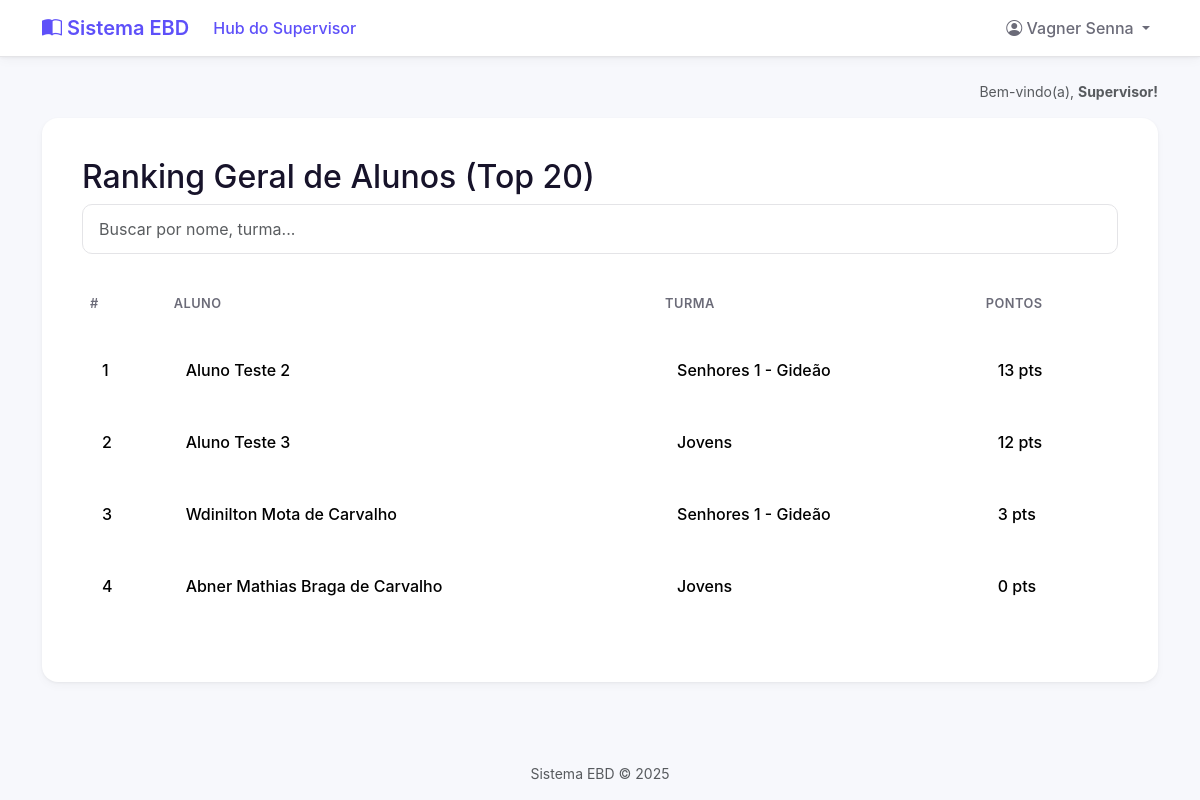
Screenshot of /relatorios/ranking-alunos/ (signed in) with the database file from the repository.
### core/models.py (models this page shows, shortened)
class Aluno(models.Model):
    user = models.OneToOneField(
        User,
        on_delete=models.CASCADE,
        related_name='aluno', # Permite fazer request.user.aluno
        null=True,
        blank=True
    )
    nome_completo = models.CharField(max_length=255)
    turma = models.ForeignKey(
        Turma,
        on_delete=models.CASCADE,
        related_name='alunos'
    )
    pontos_totais = models.IntegerField(default=0)
    data_cadastro = models.DateTimeField(auto_now_add=True)

class Turma(models.Model):
    nome = models.CharField(max_length=100, unique=True)
    professor = models.ForeignKey(
        User,
        on_delete=models.SET_NULL,
        null=True,
        blank=True,
        related_name='turmas_lecionadas'
    )

### core/views.py (the view)
# urls.py: path('relatorios/ranking-alunos/', views.relatorio_ranking_alunos, name='relatorio_ranking_alunos'),
@login_required
def relatorio_ranking_alunos(request):
    permissores = permissoes_context(request)
    if not permissores['is_supervisor']:
        return HttpResponseForbidden("<h1>Acesso Negado</h1><p>Apenas supervisores podem ver este relatório.</p>")
    ranking_alunos_geral = Aluno.objects.all().order_by('-pontos_totais')[:20]
    contexto = {'ranking_alunos_geral': ranking_alunos_geral}
    return render(request, 'relatorios_ranking_alunos.html', contexto)

### core/context_processors.py (called while the page is built)
def permissoes_context(request):
    is_professor = False
    is_aluno = False
    is_supervisor = False
    aluno = None
    if request.user.is_authenticated:
        is_supervisor = request.user.groups.filter(name='Supervisores').exists()
        is_professor = request.user.groups.filter(name='Professores').exists()
        try:
            aluno = request.user.aluno
            is_aluno = True
        except:
            is_aluno = False
    return {
        'is_supervisor': is_supervisor,
        'is_professor': is_professor,
        'is_aluno': is_aluno,
        'aluno_global': aluno,
    }

### templates/relatorios_ranking_alunos.html (shortened to what this page needs)
{% extends 'base.html' %}
{% block content %}
    <h2>Ranking Geral de Alunos (Top 20)</h2>
    <input type="text" id="searchInput" onkeyup="filterTable('searchInput', 'searchableTable')" placeholder="Buscar por nome, turma..." class="form-control search-box mb-4">
    <table class="table table-hover align-middle" id="searchableTable">
        <thead>
            <tr>
                <th class="posicao">#</th>
                <th>Aluno</th>
                <th>Turma</th>
                <th class="pontos">Pontos</th>
            </tr>
        </thead>
        <tbody>
            {% for aluno in ranking_alunos_geral %}
            <tr>
                <td class="posicao">{{ forloop.counter }}</td>
                <td>{{ aluno.nome_completo }}</td>
                <td>{% if aluno.turma %}{{ aluno.turma.nome }}{% else %}(Sem turma){% endif %}</td>
                <td class="pontos">{{ aluno.pontos_totais }} pts</td>
            </tr>
            {% empty %}
            <tr>
                <td colspan="4">Nenhum aluno com pontuação.</td>
            </tr>
            {% endfor %}
        </tbody>
    </table>
{% endblock %}

### templates/base.html (shortened to what this page needs)
{% load static %}
<!DOCTYPE html>
<html lang="pt-br">
<head>
    <link href="https://cdn.jsdelivr.net/npm/bootstrap@5.3.3/dist/css/bootstrap.min.css" rel="stylesheet">
    <link rel="stylesheet" href="https://cdn.jsdelivr.net/npm/bootstrap-icons@1.11.3/font/bootstrap-icons.min.css">
    <link rel="stylesheet" href="{% static 'css/custom.css' %}">
</head>
<body class="d-flex flex-column min-vh-100">
    <nav class="navbar navbar-expand-lg navbar-light navbar-custom sticky-top">
        <div class="container">
            <a class="navbar-brand" href="#">
                <i class="bi bi-book-half"></i>
                Sistema EBD
            </a>
            <div class="collapse navbar-collapse" id="navbarNav">
                <ul class="navbar-nav me-auto mb-2 mb-lg-0">
                    {% if is_supervisor %}
                        <li class="nav-item">
                            <a class="nav-link active" href="{% url 'relatorios' %}">Hub do Supervisor</a>
                        </li>
                    {% endif %}
                </ul>
                <ul class="navbar-nav ms-auto">
                    {% if user.is_authenticated %}
                        <li class="nav-item dropdown">
                            <a class="nav-link dropdown-toggle" href="#" id="navbarDropdown" role="button" data-bs-toggle="dropdown" aria-expanded="false">
                                <i class="bi bi-person-circle"></i>
                                {{ user.first_name }} {{ user.last_name }}
                            </a>
                        </li>
                    {% endif %}
                </ul>
            </div>
        </div>
    </nav>
    <main class="container my-4">
        {% if user.is_authenticated %}
        <div class="text-end text-muted small mb-3">
            Bem-vindo(a),
            <span class="fw-bold">
                {% if is_supervisor %} Supervisor!
                {% elif is_professor %} Professor!
                {% elif is_aluno %} Aluno!
                {% else %} Usuário!
                {% endif %}
            </span>
        </div>
        {% endif %}
        <div class="main-content-card">
            {% block content %}
            {% endblock %}
        </div>
    </main>
    <footer class="mt-auto text-center text-muted small p-3">
        Sistema EBD &copy; {% now "Y" %}
    </footer>
</body>
</html>

### static/css/custom.css (style rules this page uses)
:root { --cor-primaria: #5E50F9; --cor-primaria-clara: #f4f2ff; --cor-fundo: #f7f8fc; --cor-texto: #17132a; --cor-texto-suave: #6b6b78; --cor-borda: #e4e4e7; --raio-borda-lg: 16px; --raio-borda-md: 10px; --sombra-card: 0 4px 10px rgba(0, 0, 0, 0.03), 0 1px 3px rgba(0, 0, 0, 0.05); --sombra-card-hover: 0 8px 25px rgba(94, 80, 249, 0.1), 0 4px 12px rgba(0, 0, 0, 0.04); }
body { background-color: var(--cor-fundo); color: var(--cor-texto); font-family: -apple-system, BlinkMacSystemFont, "Segoe UI", Roboto, "Helvetica Neue", Arial, sans-serif; }
.navbar.navbar-custom { background-color: white; border-bottom: 1px solid var(--cor-borda); box-shadow: var(--sombra-card); }
.navbar .navbar-brand { font-weight: 600; color: var(--cor-primaria); }
.navbar .nav-link { font-weight: 500; color: var(--cor-texto-suave); }
.navbar .nav-link.active, .navbar .nav-link:hover { color: var(--cor-primaria); }
.main-content-card { background-color: #ffffff; border-radius: var(--raio-borda-lg); padding: 2.5rem; box-shadow: var(--sombra-card); }
.table { border-collapse: separate; border-spacing: 0 8px; margin-top: -8px; }
.table th { border: none; color: var(--cor-texto-suave); font-weight: 600; text-transform: uppercase; font-size: 0.8rem; letter-spacing: 0.5px; padding-top: 1rem; padding-bottom: 1rem; }
.table td { background-color: #ffffff; border: none; padding: 1.25rem; vertical-align: middle; font-weight: 500; }
.table tr td:first-child { border-top-left-radius: var(--raio-borda-md); border-bottom-left-radius: var(--raio-borda-md); }
.table tr td:last-child { border-top-right-radius: var(--raio-borda-md); border-bottom-right-radius: var(--raio-borda-md); }
.form-control.search-box { border-radius: var(--raio-borda-md); border: 1px solid var(--cor-borda); box-shadow: none; padding: 0.75rem 1rem; }
.form-control { border-radius: var(--raio-borda-md); border: 1px solid var(--cor-borda); box-shadow: none; padding: 0.75rem 1rem; }

### rows the page displays
Aluno: nome_completo "Aluno Teste 2", turma.nome "Senhores 1 - Gideão", pontos_totais "13"
Aluno: nome_completo "Aluno Teste 3", turma.nome "Jovens", pontos_totais "12"
Aluno: nome_completo "Wdinilton Mota de Carvalho", turma.nome "Senhores 1 - Gideão", pontos_totais "3"
Aluno: nome_completo "Abner Mathias Braga de Carvalho", turma.nome "Jovens", pontos_totais "0"

### other values shown
{{ user.first_name }} "Vagner"
{{ user.last_name }} "Senna"
